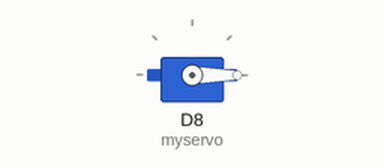
Simulated run of this sketch. Board: ESP8266 (NodeMCU). On the bench: servo.

Above: at 0.05 s.
At 0.35 s:
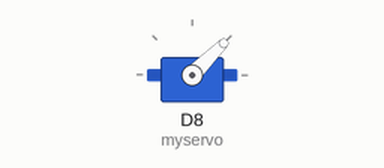
At 0.65 s:
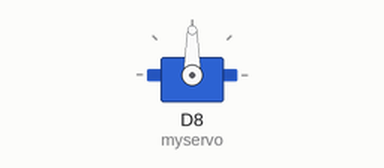
At 1.3 s:
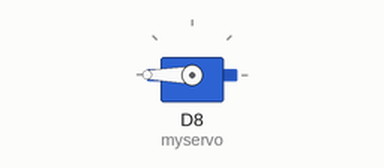
Timing chart, 0 to 3.0 s (numbered marks = the images above):
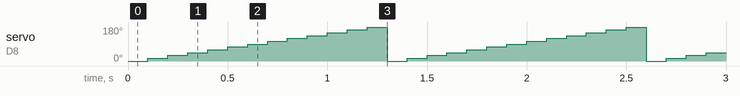

The sketch:

Servo_MG90S_180derajat.ino
```cpp
#include <Servo.h>

Servo myservo;

void setup()
{
  myservo.attach(D8);
}

void loop()
{
  int sudut = 0;

  while (sudut <= 180)
  {
    myservo.write(sudut);
    sudut = sudut + 15;

    delay(100);
  }
}

// SERVO  : NodeMCU
// ================
// KUNING : D8 (pin bebas karena dijadikan variable)
// MERAH  : 3V
// COKLAT : GND
```

Measured:
- by itself, servo on D8 (myservo): repeats every 1.3 s: 30° 0.10 s, 45° 0.10 s, 60° 0.10 s, 75° 0.10 s, 90° 0.10 s, 105° 0.10 s, 120° 0.10 s, 135° 0.10 s, 150° 0.10 s, 165° 0.10 s, 180° 0.10 s, 0° 0.10 s, 15° 0.10 s
